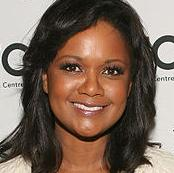
#> input picture test.jpg, 174 x 173 px
$ python -i test.py   (imports and definitions only)
#> lines starting #> are read from the running program, lines starting #| are printed output that depends on the picture
#> further down, picture is the input picture: shape (173, 174, 3); mean B, G, R 88.9, 102.7, 123.6
import cv2
import os
import pandas as pd

def upscale(image):
    scale_percent = 100
    width = int(image.shape[1]*scale_percent/100)
    height = int(image.shape[0]*scale_percent/100)
    dim=(width, height)

    resized = cv2.resize(image, dim, interpolation=cv2.INTER_AREA)

    # cv2.imshow('test', resized)
    # cv2.waitKey(10000)
    return resized


def resize_image(image, height, width):
    top, bottom, left, right = (0, 0, 0, 0)
    h, w, _ = image.shape
    longest_edge = max(h, w)

    if h < longest_edge:
        dh = longest_edge - h
        top = dh // 2
        bottom = dh -top
    elif w < longest_edge:
        dw = longest_edge - w
        top = dw // 2
        right = dw - left
    else:
        pass

    BLACK = [0, 0, 0]
    constant = cv2.copyMakeBorder(image, top, bottom, left, right, cv2.BORDER_CONSTANT, value=BLACK)

    return cv2.resize(constant, (height, width))


profile_path = 'D:\\TCSS555\\project\\training\\profile\\profile.csv'
image_path = 'D:\\TCSS555\\project\\training\\image'
# [1 line that did not run here, left out]
# [79 lines of commented-out code are left out]


# [2 lines not run here, left out]
# image = upscale(image)
# new_image = cv2.flip(image, 1, dst=None)
def crop_faces(image, scaleFactor=1.3, minNeighbors=1):
#> called with scaleFactor = 1.3, minNeighbors = 1
    classifier = cv2.CascadeClassifier(
        "D:\\opencv\\opencv\\build\\etc\\haarcascades\\haarcascade_frontalface_alt.xml")
    grey = cv2.cvtColor(image, cv2.COLOR_BGR2GRAY)
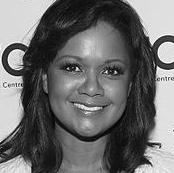
#> grey: shape (173, 174); min 0, max 255, mean 107.4
    faceRects = classifier.detectMultiScale(grey, scaleFactor=scaleFactor, minNeighbors=minNeighbors)
#> faceRects = [[43, 33, 96, 96]]
    maxFace = 0
    faceMap = {}
    if len(faceRects) > 0:
        for faceRect in faceRects:
            x, y, z, h = faceRect
            faceMap.update({str(z * h): faceRect})
            maxFace = max(maxFace, z * h)
#> this loop made 1 pass
#> (x, y, z, h, maxFace) on pass 1: (43, 33, 96, 96, 9216)
#> after the loop, faceMap = {'9216': [43, 33, 96, 96]}
        mx, my, mz, mh = faceMap[str(maxFace)]
#> mx = 43; my = 33; mz = 96; mh = 96
        face = image[my:my + mh, mx:mx + mz]
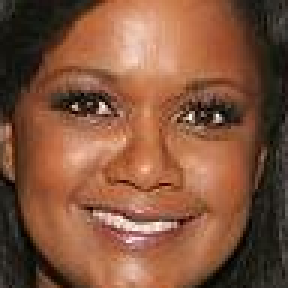
#> face: shape (96, 96, 3) (shown 3 times larger); mean B, G, R 60.7, 84.8, 130.4
        # face = Preprocess.resize_image(face, 32, 32)
    else:
        classifier = cv2.CascadeClassifier(
            "D:\\opencv\\opencv\\build\\etc\\haarcascades\\haarcascade_profileface.xml")
        faceRects = classifier.detectMultiScale(grey, scaleFactor=scaleFactor, minNeighbors=minNeighbors)
        if len(faceRects) > 0:
            for faceRect in faceRects:
                x, y, z, h = faceRect
                faceMap.update({str(z * h): faceRect})
                maxFace = max(maxFace, z * h)
            mx, my, mz, mh = faceMap[str(maxFace)]
            face = image[my:my + mh, mx:mx + mz]
            # face = Preprocess.resize_image(face, 32, 32)
        else:
            faceRects = classifier.detectMultiScale(cv2.flip(grey, 1), scaleFactor=scaleFactor,
                                                    minNeighbors=minNeighbors)
            if len(faceRects) > 0:
                for faceRect in faceRects:
                    x, y, z, h = faceRect
                    faceMap.update({str(z * h): faceRect})
                    maxFace = max(maxFace, z * h)
                mx, my, mz, mh = faceMap[str(maxFace)]
                face = image[my:my + mh, mx:mx + mz]
                # face = Preprocess.resize_image(face, 32, 32)
            else:
                return []
    return face

# [1 line that did not run here, left out]
# [2 lines not run here, left out]

# [21 lines of commented-out code are left out]

>>> import cv2
>>> picture = cv2.imread('test.jpg')
>>> result = crop_faces(picture)

$ run again, on 2650688_1955-01-01_2015.jpg
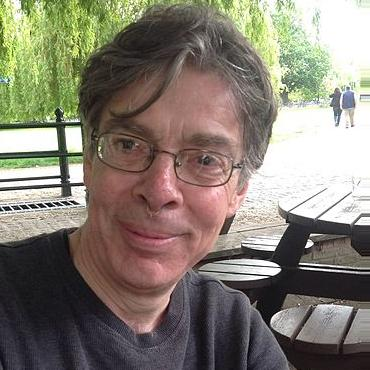
#> input picture 2650688_1955-01-01_2015.jpg, 370 x 370 px
#> picture is the input picture: shape (370, 370, 3); mean B, G, R 113.2, 125.2, 132.3
#> in crop_faces, `grey = cv2.cvtColor(image, cv2.COLOR_BGR2GRAY)`:
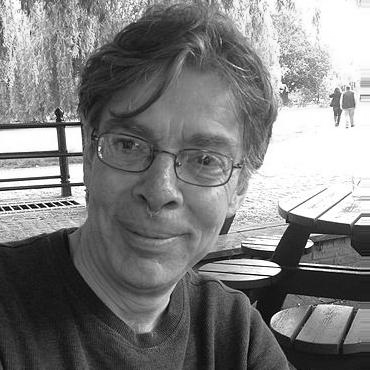
#> grey: shape (370, 370); min 0, max 255, mean 126
#> faceRects = [[70, 80, 200, 200]]
#> the loop in crop_faces, `for faceRect in faceRects:` made 1 pass
#> (x, y, z, h, maxFace) on pass 1: (70, 80, 200, 200, 40000)
#> after the loop in crop_faces, `for faceRect in faceRects:`: faceMap = {'40000': [70, 80, 200, 200]}
#> mx = 70; my = 80; mz = 200
#> in crop_faces, `face = image[my:my + mh, mx:mx + mz]`:
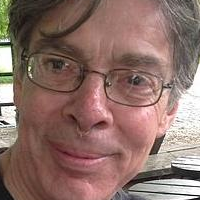
#> face: shape (200, 200, 3); mean B, G, R 104.7, 112.3, 140.7
